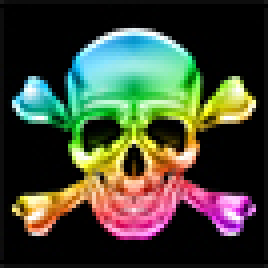
#> input picture PlayLight/examples/ThirdPartyExamples/cityLightsPOV/skull.jpg, 67 x 67 px (shown 4 times larger)
$ python convert.py ../../../../../PlayLight/examples/ThirdPartyExamples/cityLightsPOV/skull.jpg   (Python 2 division)
#> lines starting #> are read from the running program, lines starting #| are printed output that depends on the picture
# Image converter script for POV LED poi project.  Reads one or more images
# as input, generates tables which can be copied-and-pasted or redirected
# to a .h file, e.g.:
#
# $ python convert.py image1.gif image2.png > graphics.h
#
# Ideal image dimensions are determined by hardware setup, e.g. LED poi
# project uses 16 LEDs, so image height should match.  Width is limited
# by AVR PROGMEM capacity -- very limited on Trinket!
#
# Adafruit invests time and resources providing this open source code,
# please support Adafruit and open-source hardware by purchasing
# products from Adafruit!
#
# Written by Phil Burgess / Paint Your Dragon for Adafruit Industries.
# MIT license, all text above must be included in any redistribution.
# See 'COPYING' file for additional notes.
# --------------------------------------------------------------------------
import PIL
from PIL import Image
import sys

# Establish peak and average current limits - a function of battery
# capacity and desired run time.

# These you can edit to match your build:
batterySize    = 150  # Battery capacity, in milliamp-hours (mAh)
runTime        = 1.1  # Est. max run time, in hours (longer = dimmer LEDs)
parallelStrips = 1    # Same data is issued to this many LED strips

# These probably don't need editing:
mcuCurrent     = 20   # Est. current used by microcontrolled board (mA)
wireLimit      = 1500 # Ampacity of battery wires (est 26 gauge) (milliamps)

# Estimate average and peak LED currents, within some safety thresholds:
if(runTime < 1.0): runTime = 1.0        # Don't exceed 1C rate from battery
cl = batterySize - mcuCurrent * runTime # After MCU, charge left for LEDs
if cl < 0: cl = 0                       # Must be non-negative
avgC = cl / runTime / parallelStrips
if avgC > wireLimit: avgC = wireLimit   # Don't exceed battery wire ampacity
peakC = avgC * 2.2                      # Battery+wires OK w/brief peaks

bR    = 1.0       # Can adjust
bG    = 1.0       # color balance
bB    = 1.0       # for whiter whites!
gamma = 2.7       # For more linear-ish perceived brightness

# Current estimates are averages measured from strip on LiPoly cell
mA0   =  1.3      # LED current when off (driver logic still needs some)
mAR   = 15.2 * bR # + current for 100% red
mAG   =  8.7 * bG # + current for 100% green
mAB   =  8.0 * bB # + current for 100% blue

# --------------------------------------------------------------------------

cols     = 0 # Current column number in output
byteNum  = 0
numBytes = 0

def writeByte(n):
	global cols, byteNum, numBytes

	cols += 1                      # Increment column #
	if cols >= 8:                  # If max column exceeded...
		print                  # end current line
		sys.stdout.write("  ") # and start new one
		cols = 0               # Reset counter
	sys.stdout.write("{0:#0{1}X}".format(n, 4))
	byteNum += 1
	if byteNum < numBytes:
		sys.stdout.write(",")
		if cols < 7:
			sys.stdout.write(" ")

# --------------------------------------------------------------------------

numLEDs = 0
images  = []

# Initial pass loads each image & tracks tallest size overall

for name in sys.argv[1:]: # For each image passed to script...
	image        = Image.open(name)
#> image is the input picture: PIL image 67x67 RGB; mean R, G, B 65, 69.7, 52.8
	image.pixels = image.load()
	try:
		# Determine if image is truecolor vs. colormapped.
		# This next line throws an exception if > 256 colors:
		image.colors = image.getcolors(256)
#> image.colors = None
		# However, in the no-exception case (256 colors or less),
		# that doesn't necessarily mean it's a non-truecolor image
		# yet, just that it has few colors.  Check the image type
		# and if it's truecolor or similar, convert the image to
		# a paletted mode so it can be more efficiently stored.
		# Since there are few colors, this operation is lossless.
		if (image.mode != '1' and image.mode != 'L' and
		  image.mode != 'P'):
			image = image.convert("P", palette="ADAPTIVE")
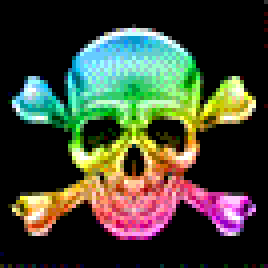
#> image: PIL image 67x67 P (shown 4 times larger); mean R, G, B 64.3, 69, 52.2
			image.pixels = image.load()
			image.colors = image.getcolors(256)
#> image.colors = 164 pairs, first value 1 to 2553, second value 0 to 225
		# image.colors is an unsorted list of tuples where each
		# item is a pixel count and a color palette index.
		# Unused palette indices (0 pixels) are not in list,
		# so its length tells us the unique color count...
		image.numColors = len(image.colors)
#> image.numColors = 164
		# The image & palette aren't necessarily optimally packed,
		# e.g. might have a 216-color 'web safe' palette but only
		# use a handful of colors.  In order to reduce the palette
		# storage requirements, only the colors in use will be
		# output.  The pixel indices in the image must be remapped
		# to this new palette sequence...
		remap = [0] * 256
		for c in range(image.numColors): # For each color used...
			# The original color index (image.colors[c][1])
			# is reassigned to a sequential 'packed' index (c):
			remap[image.colors[c][1]] = c
		# Every pixel in image is then remapped through this table:
		for y in range(image.size[1]):
			for x in range(image.size[0]):
				image.pixels[x, y] = remap[image.pixels[x, y]]
		# The color palette associated with the image is still in
		# its unpacked/unoptimal order; image pixel values no longer
		# point to correct entries.  This is OK and we'll compensate
		# for it later in the code.
	except:                       # if getcolors(256) fails,
		image.numColors = 257 # ...image is truecolor
	image.name = name
	image.bph  = image.size[1] # Byte-padded height (tweaked below)
#> image.bph = 67
	images.append(image)

	# 1- and 4-bit images are padded to the next byte boundary.
	# Image size not fully validated - on purpose - in case of quick
	# test with an existing (but non-optimal) file.  If too big or too
	# small for the LED strip, just wastes some PROGMEM space or some
	# LEDs will be lit wrong, usually no biggie.
	if image.numColors <= 2:    # 1 bit/pixel, use 8-pixel blocks
		if image.bph & 7: image.bph += 8 - (image.bph & 7)
	elif image.numColors <= 16: # 4 bits/pixel, use 2-pixel blocks
		if image.bph & 1: image.bph += 1

	if image.bph > numLEDs: numLEDs = image.bph
#> numLEDs = 67

print "// Don't edit this file!  It's software-generated."
print "// See convert.py script instead."
print
print "#define PALETTE1  0"
print "#define PALETTE4  1"
print "#define PALETTE8  2"
print "#define TRUECOLOR 3"
print
print "#define NUM_LEDS %d" % numLEDs
#| #define NUM_LEDS 67
print

# Second pass estimates current of each column, then peak & overall average

for imgNum, image in enumerate(images): # For each image in list...
	sys.stdout.write("// %s%s\n\n" % (image.name,
	  ' '.ljust(73 - len(image.name),'-')))
	if image.numColors <= 256:
		# Palette optimization requires some weird shenanigans...
		# first, make a duplicate image where width=image.numColors
		# and height=1.  This will have the same color palette as
		# the original image, which may contain many unused entries.
		lut = image.resize((image.numColors, 1))
		lut.pixels = lut.load()
		# The image.colors[] list contains the original palette
		# indices of the colors actually in use.  Draw one pixel
		# into the 'lut' image for each color index in use, in the
		# order they appear in the color list...
		for x in range(image.numColors):
			lut.pixels[x, 0] = image.colors[x][1]
		# ...then convert the lut image to RGB format to provide a
		# list of (R,G,B) values representing the packed color list.
		lut = list(lut.convert("RGB").getdata())

		# Estimate current for each element of palette:
		paletteCurrent = []
		for i in range(image.numColors):
			paletteCurrent.append(mA0 +
			  pow((lut[i][0] / 255.0), gamma) * mAR +
			  pow((lut[i][1] / 255.0), gamma) * mAG +
			  pow((lut[i][2] / 255.0), gamma) * mAB)

	# Estimate peak and average current for each column of image
	colMaxC = 0.0 # Maximum column current
	colAvgC = 0.0 # Average column current
	for x in range(image.size[0]): # For each row...
		mA = 0.0 # Sum current of each pixel's palette entry
		for y in range(image.size[1]):
			if image.numColors <= 256:
				mA += paletteCurrent[image.pixels[x, y]]
			else:
				mA += (mA0 +
				  pow((image.pixels[x, y][0] / 255.0),
				  gamma) * mAR +
				  pow((image.pixels[x, y][1] / 255.0),
				  gamma) * mAG +
				  pow((image.pixels[x, y][2] / 255.0),
				  gamma) * mAB)
		colAvgC += mA                 # Accumulate average (div later)
		if mA > colMaxC: colMaxC = mA # Monitor peak
	colAvgC /= image.size[0] # Sum div into average

	s1 = peakC / colMaxC   # Scaling factor for peak current constraint
	s2 = avgC  / colAvgC   # Scaling factor for average current constraint
	if s2 < s1:  s1 = s2   # Use smaller of two (so both constraints met),
	if s1 > 1.0: s1 = 1.0  # but never increase brightness

	s1 *= 255.0   # (0.0-1.0) -> (0.0-255.0)
	bR1 = bR * s1 # Scale color balance values
	bG1 = bG * s1
	bB1 = bB * s1

	p        = 0 # Current pixel number in image
	cols     = 7 # Force wrap on 1st output
	byteNum  = 0

	if image.numColors <= 256:
		# Output gamma- and brightness-adjusted color palette:
		print ("const uint8_t PROGMEM palette%02d[][3] = {" % imgNum)
		for i in range(image.numColors):
			sys.stdout.write("  { %3d, %3d, %3d }" % (
			  int(pow((lut[i][0]/255.0),gamma)*bR1+0.5),
			  int(pow((lut[i][1]/255.0),gamma)*bG1+0.5),
			  int(pow((lut[i][2]/255.0),gamma)*bB1+0.5)))
			if i < (image.numColors - 1): print ","
		print " };"
		print

		sys.stdout.write(
		  "const uint8_t PROGMEM pixels%02d[] = {" % imgNum)

		if image.numColors <= 2:
			numBytes = image.size[0] * numLEDs / 8
		elif image.numColors <= 16:
			numBytes = image.size[0] * numLEDs / 2
		elif image.numColors <= 256:
			numBytes = image.size[0] * numLEDs
		else:
			numBytes = image.size[0] * numLEDs * 3

		for x in range(image.size[0]):
			if image.numColors <= 2:
				for y in range(0, numLEDs, 8):
					sum = 0
					for bit in range(8):
						y1 = y + bit
						if y1 < image.size[1]:
							sum += (
							  image.pixels[x,
							  y1] << bit)
					writeByte(sum)
			elif image.numColors <= 16:
				for y in range(0, numLEDs, 2):
					if y < image.size[1]:
						p1 = image.pixels[x, y]
					else:
						p1 = 0
					if (y + 1) < image.size[1]:
						p2 = image.pixels[x, y + 1]
					else:
						p2 = 0
					writeByte(p1 * 16 + p2)
			elif image.numColors <= 256:
				for y in range(numLEDs):
					if y < image.size[1]:
						writeByte(image.pixels[x, y])
					else:
						writeByte(0)
			else:
				for y in range(numLEDs):
					if y < image.size[1]:
						writeByte(image.pixels[x, y][0])
						writeByte(image.pixels[x, y][1])
						writeByte(image.pixels[x, y][2])
					else:
						writeByte(0)
						writeByte(0)
						writeByte(0)

	else:
		# Perform gamma- and brightness-adjustment on pixel data
		sys.stdout.write(
		  "const uint8_t PROGMEM pixels%02d[] = {" % imgNum)
		numBytes = image.size[0] * numLEDs * 3

		for x in range(image.size[0]):
			for y in range(numLEDs):
				if y < image.size[1]:
					writeByte(int(pow((
					  image.pixels[x, y][0] / 255.0),
					  gamma) * bR1 + 0.5))
					writeByte(int(pow((
					  image.pixels[x, y][1] / 255.0),
					  gamma) * bG1 + 0.5))
					writeByte(int(pow((
					  image.pixels[x, y][2] / 255.0),
					  gamma) * bB1 + 0.5))
				else:
					writeByte(0)
					writeByte(0)
					writeByte(0)

	print " };" # end pixels[] array
	print
#> this loop made 1 pass
#> (imgNum, colAvgC, s1, s2, bR1, bG1, bB1) on pass 1: (0, 426.5, 69.58, 0.273, 69.58, 69.58, 69.58)
#> (printed output is left out)

# Last pass, print table of images...

print "typedef struct {"
print "  uint8_t        type;    // PALETTE[1,4,8] or TRUECOLOR"
print "  line_t         lines;   // Length of image (in scanlines)"
print "  const uint8_t *palette; // -> PROGMEM color table (NULL if truecolor)"
print "  const uint8_t *pixels;  // -> Pixel data in PROGMEM"
print "} image;"
print
print "const image PROGMEM images[] = {"

for imgNum, image in enumerate(images): # For each image in list...
	sys.stdout.write("  { ")
	if image.numColors <= 2:
		sys.stdout.write("PALETTE1 , ")
	elif image.numColors <= 16:
		sys.stdout.write("PALETTE4 , ")
	elif image.numColors <= 256:
		sys.stdout.write("PALETTE8 , ")
	else:
		sys.stdout.write("TRUECOLOR, ")

	sys.stdout.write(" %3d, " % image.size[0])

	if image.numColors <= 256:
		sys.stdout.write("(const uint8_t *)palette%02d, " % imgNum)
	else:
		sys.stdout.write("NULL                      , ")

	sys.stdout.write("pixels%02d }" % imgNum)

	if imgNum < len(images) - 1:
		print(",")
	else:
		print
#> this loop made 1 pass
#> imgNum on pass 1: 0

print "};"
print
print "#define NUM_IMAGES (sizeof(images) / sizeof(images[0]))"
